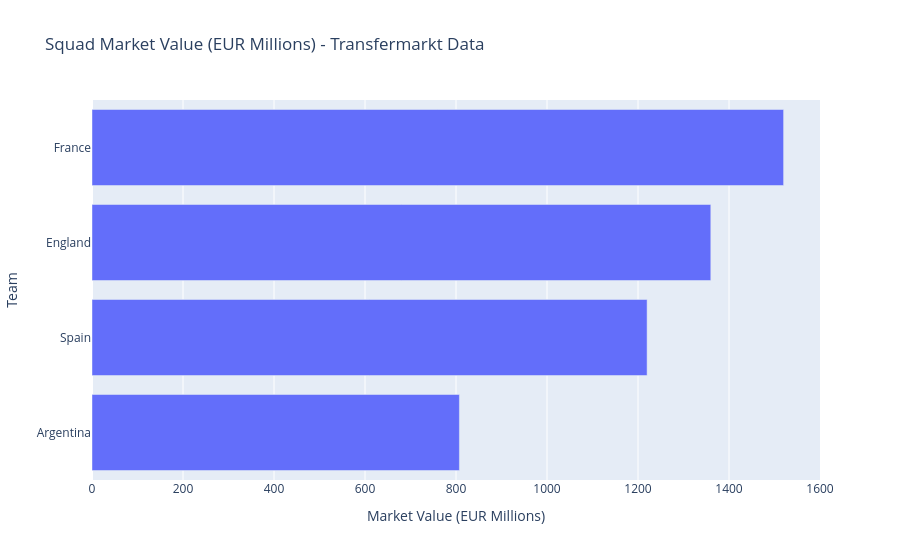

Write notebook code for a chart like this one.
### Code cell
# Squad market value - using Plotly for an interactive chart
fig = px.bar(
    business_data.sort_values("squad_market_value_eur_million"),
    x="squad_market_value_eur_million",
    y="team",
    orientation="h",
    title="Squad Market Value (EUR Millions) - Transfermarkt Data",
    labels={"squad_market_value_eur_million": "Market Value (EUR Millions)", "team": "Team"},
)
fig.write_html("../visuals/market_value_plotly.html")
fig.show()

### Figure 1 — Plotly figure (JSON) as saved in the notebook; plotly's stock layout.template omitted (floating-point values rounded to 4 significant figures)
{"data": [{"hovertemplate": "Market Value (EUR Millions)=%{x}<br>Team=%{y}<extra></extra>", "legendgroup": "", "marker": {"color": "#636efa", "pattern": {"shape": ""}}, "name": "", "orientation": "h", "showlegend": false, "textposition": "auto", "type": "bar", "x": [807.5, 1220.0, 1360.0, 1520.0], "xaxis": "x", "y": ["Argentina", "Spain", "England", "France"], "yaxis": "y"}], "layout": {"barmode": "relative", "legend": {"tracegroupgap": 0}, "title": {"text": "Squad Market Value (EUR Millions) - Transfermarkt Data"}, "xaxis": {"anchor": "y", "domain": [0, 1], "title": {"text": "Market Value (EUR Millions)"}}, "yaxis": {"anchor": "x", "domain": [0, 1], "title": {"text": "Team"}}}}
